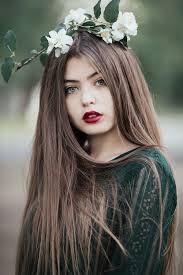
#> input picture images.jpg, 183 x 275 px, found by its file name
$ python findFingleDemo_20231228172841.py
#> lines starting #> are read from the running program, lines starting #| are printed output that depends on the picture; after the words box and inside, x2 and y2 are one past the last pixel; in counts of white or black regions, pixels touching at a corner belong together
import cv2
import numpy as np

# Đường dẫn đến ảnh cần xử lý
image_path = "images.jpg"

# Đọc ảnh từ đường dẫn
img = cv2.imread(image_path)
#> img is the input picture: shape (275, 183, 3); mean B, G, R 94.2, 102.3, 104.7
gray = cv2.cvtColor(img, cv2.COLOR_BGR2GRAY)
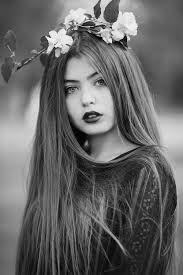
#> gray: shape (275, 183); min 0, max 254, mean 102.1

# Phát hiện cạnh bằng phương pháp Canny
edges = cv2.Canny(gray, 100, 200)
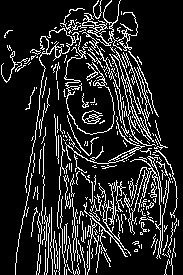
#> edges: shape (275, 183); 15% white in thin lines or dots

# Tìm các đường viền trong ảnh
contours, _ = cv2.findContours(edges, cv2.RETR_EXTERNAL, cv2.CHAIN_APPROX_SIMPLE)
#> contours = 232 contours, 214 with area under 20; largest, box (x1, y1, x2, y2) and area: (82, 0, 138, 51) 410, (112, 48, 156, 146) 404, (65, 116, 145, 164) 170, (123, 156, 171, 259) 144, (25, 28, 79, 193) 110

# Tìm đường viền lớn nhất (ngón tay) dựa trên diện tích
largest_contour = max(contours, key=cv2.contourArea)
#> largest_contour = contour of 319 points, box (x1, y1, x2, y2) (82, 0, 138, 51), area 410

# Tạo ảnh đen với cùng kích thước với ảnh gốc
mask = np.zeros_like(gray)

# Vẽ đường viền lớn nhất (ngón tay) lên ảnh đen để tạo mask
cv2.drawContours(mask, [largest_contour], -1, (255), thickness=cv2.FILLED)
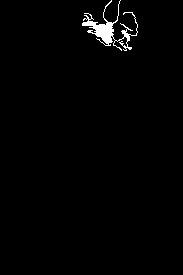
#> mask: shape (275, 183); 1.3% white; 1 white region, box (x1, y1, x2, y2) and area: (82, 0, 138, 51) 679

# Áp dụng mask để lấy ngón tay từ ảnh gốc
finger = cv2.bitwise_and(img, img, mask=mask)

# Hiển thị ảnh với chỉ có ngón tay
cv2.imshow('Finger Only', finger)
cv2.waitKey(0)
cv2.destroyAllWindows()
